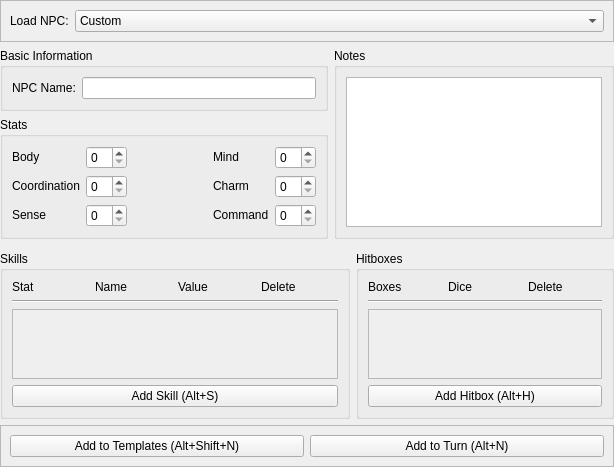
         <widget class="QWidget" name="widget_7" native="true">
          <property name="sizePolicy">
           <sizepolicy hsizetype="Preferred" vsizetype="Preferred">
            <horstretch>0</horstretch>
            <verstretch>0</verstretch>
           </sizepolicy>
          </property>
          <layout class="QVBoxLayout" name="verticalLayout_11">
           <property name="leftMargin">
            <number>0</number>
           </property>
           <property name="topMargin">
            <number>0</number>
           </property>
           <property name="rightMargin">
            <number>0</number>
           </property>
           <property name="bottomMargin">
            <number>0</number>
           </property>
           <item>
            <widget class="QFrame" name="frame_12">
             <property name="sizePolicy">
              <sizepolicy hsizetype="Preferred" vsizetype="Fixed">
               <horstretch>0</horstretch>
               <verstretch>0</verstretch>
              </sizepolicy>
             </property>
             <property name="frameShape">
              <enum>QFrame::StyledPanel</enum>
             </property>
             <property name="frameShadow">
              <enum>QFrame::Raised</enum>
             </property>
             <layout class="QHBoxLayout" name="horizontalLayout_17">
              <item>
               <widget class="QLabel" name="label_22">
                <property name="sizePolicy">
                 <sizepolicy hsizetype="Fixed" vsizetype="Fixed">
                  <horstretch>0</horstretch>
                  <verstretch>0</verstretch>
                 </sizepolicy>
                </property>
                <property name="text">
                 <string>Load NPC:</string>
                </property>
               </widget>
              </item>
              <item>
               <widget class="QComboBox" name="editNPCCombo">
                <item>
                 <property name="text">
                  <string>Custom</string>
                 </property>
                </item>
               </widget>
              </item>
             </layout>
            </widget>
           </item>
           <item>
            <widget class="QWidget" name="widget_11" native="true">
             <layout class="QHBoxLayout" name="horizontalLayout_24">
              <property name="leftMargin">
               <number>0</number>
              </property>
              <property name="topMargin">
               <number>0</number>
              </property>
              <property name="rightMargin">
               <number>0</number>
              </property>
              <property name="bottomMargin">
               <number>0</number>
              </property>
              <item>
               <widget class="QWidget" name="widget_10" native="true">
                <layout class="QVBoxLayout" name="verticalLayout_28">
                 <property name="leftMargin">
                  <number>0</number>
                 </property>
                 <property name="topMargin">
                  <number>0</number>
                 </property>
                 <property name="rightMargin">
                  <number>0</number>
                 </property>
                 <property name="bottomMargin">
                  <number>0</number>
                 </property>
                 <item>
                  <widget class="QGroupBox" name="groupBox_26">
                   <property name="sizePolicy">
                    <sizepolicy hsizetype="Preferred" vsizetype="Fixed">
                     <horstretch>0</horstretch>
                     <verstretch>0</verstretch>
                    </sizepolicy>
                   </property>
                   <property name="title">
                    <string>Basic Information</string>
                   </property>
                   <layout class="QHBoxLayout" name="horizontalLayout_33">
                    <item>
                     <widget class="QLabel" name="label_27">
                      <property name="sizePolicy">
                       <sizepolicy hsizetype="Fixed" vsizetype="Fixed">
                        <horstretch>0</horstretch>
                        <verstretch>0</verstretch>
                       </sizepolicy>
                      </property>
                      <property name="text">
                       <string>NPC Name:</string>
                      </property>
                     </widget>
                    </item>
                    <item>
                     <widget class="QLineEdit" name="editNPCName">
                      <property name="sizePolicy">
                       <sizepolicy hsizetype="Preferred" vsizetype="Fixed">
                        <horstretch>0</horstretch>
                        <verstretch>0</verstretch>
                       </sizepolicy>
                      </property>
                     </widget>
                    </item>
                   </layout>
                  </widget>
                 </item>
                 <item>
                  <widget class="QGroupBox" name="groupBox_10">
                   <property name="sizePolicy">
                    <sizepolicy hsizetype="Preferred" vsizetype="Preferred">
                     <horstretch>0</horstretch>
                     <verstretch>0</verstretch>
                    </sizepolicy>
                   </property>
                   <property name="title">
                    <string>Stats</string>
                   </property>
                   <layout class="QGridLayout" name="gridLayout_3">
                    <item row="1" column="5">
                     <widget class="QSpinBox" name="editCharmSpin">
                      <property name="sizePolicy">
                       <sizepolicy hsizetype="Fixed" vsizetype="Fixed">
                        <horstretch>0</horstretch>
                        <verstretch>0</verstretch>
                       </sizepolicy>
                      </property>
                     </widget>
                    </item>
                    <item row="0" column="2">
                     <spacer name="horizontalSpacer_2">
                      <property name="orientation">
                       <enum>Qt::Horizontal</enum>
                      </property>
                      <property name="sizeType">
                       <enum>QSizePolicy::Preferred</enum>
                      </property>
                      <property name="sizeHint" stdset="0">
                       <size>
                        <width>40</width>
                        <height>20</height>
                       </size>
                      </property>
                     </spacer>
                    </item>
                    <item row="2" column="1">
                     <widget class="QSpinBox" name="editSenseSpin">
                      <property name="sizePolicy">
                       <sizepolicy hsizetype="Fixed" vsizetype="Fixed">
                        <horstretch>0</horstretch>
                        <verstretch>0</verstretch>
                       </sizepolicy>
                      </property>
                     </widget>
                    </item>
                    <item row="0" column="0">
                     <widget class="QLabel" name="label_32">
                      <property name="sizePolicy">
                       <sizepolicy hsizetype="Preferred" vsizetype="Fixed">
                        <horstretch>0</horstretch>
                        <verstretch>0</verstretch>
                       </sizepolicy>
                      </property>
                      <property name="text">
                       <string>Body</string>
                      </property>
                     </widget>
                    </item>
                    <item row="1" column="1">
                     <widget class="QSpinBox" name="editCoordSpin">
                      <property name="sizePolicy">
                       <sizepolicy hsizetype="Fixed" vsizetype="Fixed">
                        <horstretch>0</horstretch>
                        <verstretch>0</verstretch>
                       </sizepolicy>
                      </property>
                     </widget>
                    </item>
                    <item row="0" column="1">
                     <widget class="QSpinBox" name="editBodySpin">
                      <property name="sizePolicy">
                       <sizepolicy hsizetype="Fixed" vsizetype="Fixed">
                        <horstretch>0</horstretch>
                        <verstretch>0</verstretch>
                       </sizepolicy>
                      </property>
                     </widget>
                    </item>
                    <item row="1" column="0">
                     <widget class="QLabel" name="label_36">
                      <property name="sizePolicy">
                       <sizepolicy hsizetype="Preferred" vsizetype="Fixed">
                        <horstretch>0</horstretch>
                        <verstretch>0</verstretch>
                       </sizepolicy>
                      </property>
                      <property name="text">
                       <string>Coordination</string>
                      </property>
                     </widget>
                    </item>
                    <item row="0" column="4">
                     <widget class="QLabel" name="label_33">
                      <property name="sizePolicy">
                       <sizepolicy hsizetype="Preferred" vsizetype="Fixed">
                        <horstretch>0</horstretch>
                        <verstretch>0</verstretch>
                       </sizepolicy>
                      </property>
                      <property name="text">
                       <string>Mind</string>
                      </property>
                     </widget>
                    </item>
                    <item row="2" column="4">
                     <widget class="QLabel" name="label_34">
                      <property name="sizePolicy">
                       <sizepolicy hsizetype="Preferred" vsizetype="Fixed">
                        <horstretch>0</horstretch>
                        <verstretch>0</verstretch>
                       </sizepolicy>
                      </property>
                      <property name="text">
                       <string>Command</string>
                      </property>
                     </widget>
                    </item>
                    <item row="1" column="4">
                     <widget class="QLabel" name="label_37">
                      <property name="sizePolicy">
                       <sizepolicy hsizetype="Preferred" vsizetype="Fixed">
                        <horstretch>0</horstretch>
                        <verstretch>0</verstretch>
                       </sizepolicy>
                      </property>
                      <property name="text">
                       <string>Charm</string>
                      </property>
                     </widget>
                    </item>
                    <item row="2" column="5">
                     <widget class="QSpinBox" name="editCommSpin">
                      <property name="sizePolicy">
                       <sizepolicy hsizetype="Fixed" vsizetype="Fixed">
                        <horstretch>0</horstretch>
                        <verstretch>0</verstretch>
                       </sizepolicy>
                      </property>
                     </widget>
                    </item>
                    <item row="0" column="5">
                     <widget class="QSpinBox" name="editMindSpin">
                      <property name="sizePolicy">
                       <sizepolicy hsizetype="Fixed" vsizetype="Fixed">
                        <horstretch>0</horstretch>
                        <verstretch>0</verstretch>
                       </sizepolicy>
                      </property>
                     </widget>
                    </item>
                    <item row="2" column="0">
                     <widget class="QLabel" name="label_35">
                      <property name="sizePolicy">
                       <sizepolicy hsizetype="Preferred" vsizetype="Fixed">
                        <horstretch>0</horstretch>
                        <verstretch>0</verstretch>
                       </sizepolicy>
                      </property>
                      <property name="text">
                       <string>Sense</string>
                      </property>
                     </widget>
                    </item>
                    <item row="0" column="3">
                     <spacer name="horizontalSpacer_3">
                      <property name="orientation">
                       <enum>Qt::Horizontal</enum>
                      </property>
                      <property name="sizeType">
                       <enum>QSizePolicy::Preferred</enum>
                      </property>
                      <property name="sizeHint" stdset="0">
                       <size>
                        <width>40</width>
                        <height>20</height>
                       </size>
                      </property>
                     </spacer>
                    </item>
                   </layout>
                  </widget>
                 </item>
                </layout>
               </widget>
              </item>
              <item>
               <widget class="QGroupBox" name="groupBox_6">
                <property name="title">
                 <string>Notes</string>
                </property>
                <layout class="QVBoxLayout" name="verticalLayout_29">
                 <item>
                  <widget class="QTextEdit" name="editNPCDesc">
                   <property name="sizePolicy">
                    <sizepolicy hsizetype="Preferred" vsizetype="Preferred">
                     <horstretch>0</horstretch>
                     <verstretch>0</verstretch>
                    </sizepolicy>
                   </property>
                   <property name="maximumSize">
                    <size>
                     <width>16777215</width>
                     <height>150</height>
                    </size>
                   </property>
                  </widget>
                 </item>
                </layout>
               </widget>
              </item>
             </layout>
            </widget>
           </item>
           <item>
            <widget class="QWidget" name="widget_3" native="true">
             <layout class="QHBoxLayout" name="horizontalLayout_2">
              <property name="leftMargin">
               <number>0</number>
              </property>
              <property name="topMargin">
               <number>0</number>
              </property>
              <property name="rightMargin">
               <number>0</number>
              </property>
              <property name="bottomMargin">
               <number>0</number>
              </property>
              <item>
               <widget class="QWidget" name="widget_12" native="true">
                <layout class="QVBoxLayout" name="verticalLayout_32">
                 <property name="leftMargin">
                  <number>0</number>
                 </property>
                 <property name="topMargin">
                  <number>0</number>
                 </property>
                 <property name="rightMargin">
                  <number>0</number>
                 </property>
                 <property name="bottomMargin">
                  <number>0</number>
                 </property>
                </layout>
               </widget>
              </item>
             </layout>
            </widget>
           </item>
           <item>
            <widget class="QWidget" name="widget_8" native="true">
             <layout class="QHBoxLayout" name="horizontalLayout_21">
              <property name="leftMargin">
               <number>0</number>
              </property>
              <property name="topMargin">
               <number>0</number>
              </property>
              <property name="rightMargin">
               <number>0</number>
              </property>
              <property name="bottomMargin">
               <number>0</number>
              </property>
              <item>
               <widget class="QGroupBox" name="editSkillBox">
                <property name="sizePolicy">
                 <sizepolicy hsizetype="Preferred" vsizetype="Expanding">
                  <horstretch>0</horstretch>
                  <verstretch>0</verstretch>
                 </sizepolicy>
                </property>
                <property name="minimumSize">
                 <size>
                  <width>350</width>
                  <height>0</height>
                 </size>
                </property>
                <property name="title">
                 <string>Skills</string>
                </property>
                <layout class="QVBoxLayout" name="verticalLayout_13">
                 <item>
                  <widget class="QWidget" name="widget_16" native="true">
                   <property name="sizePolicy">
                    <sizepolicy hsizetype="Preferred" vsizetype="Fixed">
                     <horstretch>0</horstretch>
                     <verstretch>0</verstretch>
                    </sizepolicy>
                   </property>
                   <layout class="QHBoxLayout" name="horizontalLayout_23">
                    <property name="leftMargin">
                     <number>0</number>
                    </property>
                    <property name="topMargin">
                     <number>0</number>
                    </property>
                    <property name="rightMargin">
                     <number>0</number>
                    </property>
                    <property name="bottomMargin">
                     <number>0</number>
                    </property>
                    <item>
                     <widget class="QLabel" name="label_29">
                      <property name="sizePolicy">
                       <sizepolicy hsizetype="Preferred" vsizetype="Fixed">
                        <horstretch>0</horstretch>
                        <verstretch>0</verstretch>
                       </sizepolicy>
                      </property>
                      <property name="text">
                       <string>Stat</string>
                      </property>
                     </widget>
                    </item>
                    <item>
                     <widget class="QLabel" name="label">
                      <property name="text">
                       <string>Name</string>
                      </property>
                     </widget>
                    </item>
                    <item>
                     <widget class="QLabel" name="label_30">
                      <property name="sizePolicy">
                       <sizepolicy hsizetype="Preferred" vsizetype="Fixed">
                        <horstretch>0</horstretch>
                        <verstretch>0</verstretch>
                       </sizepolicy>
                      </property>
                      <property name="text">
                       <string>Value</string>
                      </property>
                     </widget>
                    </item>
                    <item>
                     <widget class="QLabel" name="label_31">
                      <property name="sizePolicy">
                       <sizepolicy hsizetype="Preferred" vsizetype="Preferred">
                        <horstretch>0</horstretch>
                        <verstretch>0</verstretch>
                       </sizepolicy>
                      </property>
                      <property name="text">
                       <string>Delete</string>
                      </property>
                     </widget>
                    </item>
                   </layout>
                  </widget>
                 </item>
                 <item>
                  <widget class="Line" name="line_6">
                   <property name="orientation">
                    <enum>Qt::Horizontal</enum>
                   </property>
                  </widget>
                 </item>
                 <item>
                  <widget class="QWidget" name="editSkillList" native="true">
                   <layout class="QVBoxLayout" name="verticalLayout_16">
                    <property name="leftMargin">
                     <number>0</number>
                    </property>
                    <property name="topMargin">
                     <number>0</number>
                    </property>
                    <property name="rightMargin">
                     <number>0</number>
                    </property>
                    <property name="bottomMargin">
                     <number>0</number>
                    </property>
                    <item>
                     <widget class="QScrollArea" name="scrollArea_3">
                      <property name="sizePolicy">
                       <sizepolicy hsizetype="Preferred" vsizetype="Expanding">
                        <horstretch>0</horstretch>
                        <verstretch>0</verstretch>
                       </sizepolicy>
                      </property>
                      <property name="widgetResizable">
                       <bool>true</bool>
                      </property>
                      <widget class="QWidget" name="editSkillScrollContents">
                       <property name="geometry">
                        <rect>
                         <x>0</x>
                         <y>0</y>
                         <width>324</width>
                         <height>264</height>
                        </rect>
                       </property>
                       <layout class="QVBoxLayout" name="verticalLayout_19"/>
                      </widget>
                     </widget>
                    </item>
                   </layout>
                  </widget>
                 </item>
                 <item>
                  <widget class="QPushButton" name="editAddSkillButton">
                   <property name="text">
                    <string>Add Skill (Alt+S)</string>
                   </property>
                   <property name="shortcut">
                    <string>Alt+S</string>
                   </property>
                  </widget>
                 </item>
                </layout>
               </widget>
              </item>
              <item>
               <widget class="QGroupBox" name="editHitBox">
                <property name="sizePolicy">
                 <sizepolicy hsizetype="Preferred" vsizetype="Expanding">
                  <horstretch>0</horstretch>
                  <verstretch>0</verstretch>
                 </sizepolicy>
                </property>
                <property name="minimumSize">
                 <size>
                  <width>0</width>
                  <height>0</height>
                 </size>
                </property>
                <property name="title">
                 <string>Hitboxes</string>
                </property>
                <layout class="QVBoxLayout" name="verticalLayout_12">
                 <item>
                  <widget class="QWidget" name="widget_24" native="true">
                   <property name="sizePolicy">
                    <sizepolicy hsizetype="Preferred" vsizetype="Fixed">
                     <horstretch>0</horstretch>
                     <verstretch>0</verstretch>
                    </sizepolicy>
                   </property>
                   <layout class="QHBoxLayout" name="horizontalLayout_31">
                    <property name="leftMargin">
                     <number>0</number>
                    </property>
                    <property name="topMargin">
                     <number>0</number>
                    </property>
                    <property name="rightMargin">
                     <number>0</number>
                    </property>
                    <property name="bottomMargin">
                     <number>0</number>
                    </property>
                    <item>
                     <widget class="QLabel" name="label_38">
                      <property name="sizePolicy">
                       <sizepolicy hsizetype="Preferred" vsizetype="Fixed">
                        <horstretch>0</horstretch>
                        <verstretch>0</verstretch>
                       </sizepolicy>
                      </property>
                      <property name="text">
                       <string>Boxes</string>
                      </property>
                     </widget>
                    </item>
                    <item>
                     <widget class="QLabel" name="label_39">
                      <property name="sizePolicy">
                       <sizepolicy hsizetype="Preferred" vsizetype="Fixed">
                        <horstretch>0</horstretch>
                        <verstretch>0</verstretch>
                       </sizepolicy>
                      </property>
                      <property name="text">
                       <string>Dice</string>
                      </property>
                     </widget>
                    </item>
                    <item>
                     <widget class="QLabel" name="label_40">
                      <property name="sizePolicy">
                       <sizepolicy hsizetype="Preferred" vsizetype="Preferred">
                        <horstretch>0</horstretch>
                        <verstretch>0</verstretch>
                       </sizepolicy>
                      </property>
                      <property name="text">
                       <string>Delete</string>
                      </property>
                     </widget>
                    </item>
                   </layout>
                  </widget>
                 </item>
                 <item>
                  <widget class="Line" name="line_7">
                   <property name="orientation">
                    <enum>Qt::Horizontal</enum>
                   </property>
                  </widget>
                 </item>
                 <item>
                  <widget class="QScrollArea" name="scrollArea">
                   <property name="sizePolicy">
                    <sizepolicy hsizetype="Preferred" vsizetype="Expanding">
                     <horstretch>0</horstretch>
                     <verstretch>0</verstretch>
                    </sizepolicy>
                   </property>
                   <property name="frameShape">
                    <enum>QFrame::StyledPanel</enum>
                   </property>
                   <property name="frameShadow">
                    <enum>QFrame::Sunken</enum>
                   </property>
                   <property name="lineWidth">
                    <number>0</number>
                   </property>
                   <property name="widgetResizable">
                    <bool>true</bool>
                   </property>
                   <property name="alignment">
                    <set>Qt::AlignLeading|Qt::AlignLeft|Qt::AlignTop</set>
                   </property>
                   <widget class="QWidget" name="editHitScrollContents">
                    <property name="geometry">
                     <rect>
                      <x>0</x>
                      <y>0</y>
                      <width>278</width>
                      <height>264</height>
                     </rect>
                    </property>
                    <layout class="QVBoxLayout" name="verticalLayout_17"/>
                   </widget>
                  </widget>
                 </item>
                 <item>
                  <widget class="QPushButton" name="editAddHitButton">
                   <property name="toolTip">
                    <string/>
                   </property>
                   <property name="text">
                    <string>Add Hitbox (Alt+H)</string>
                   </property>
                   <property name="shortcut">
                    <string>Alt+H</string>
                   </property>
                   <property name="checkable">
                    <bool>false</bool>
                   </property>
                  </widget>
                 </item>
                </layout>
               </widget>
              </item>
             </layout>
            </widget>
           </item>
           <item>
            <widget class="QFrame" name="frame_14">
             <property name="sizePolicy">
              <sizepolicy hsizetype="Preferred" vsizetype="Fixed">
               <horstretch>0</horstretch>
               <verstretch>0</verstretch>
              </sizepolicy>
             </property>
             <property name="frameShape">
              <enum>QFrame::StyledPanel</enum>
             </property>
             <property name="frameShadow">
              <enum>QFrame::Raised</enum>
             </property>
             <layout class="QHBoxLayout" name="horizontalLayout_20">
              <item>
               <widget class="QPushButton" name="editNPCtoTempButton">
                <property name="text">
                 <string>Add to Templates (Alt+Shift+N)</string>
                </property>
                <property name="shortcut">
                 <string>Alt+Shift+N</string>
                </property>
               </widget>
              </item>
              <item>
               <widget class="QPushButton" name="editNPCToTurn">
                <property name="enabled">
                 <bool>true</bool>
                </property>
                <property name="toolTip">
                 <string/>
                </property>
                <property name="text">
                 <string>Add to Turn (Alt+N)</string>
                </property>
                <property name="shortcut">
                 <string>Alt+N</string>
                </property>
               </widget>
              </item>
             </layout>
            </widget>
           </item>
          </layout>
         </widget>
